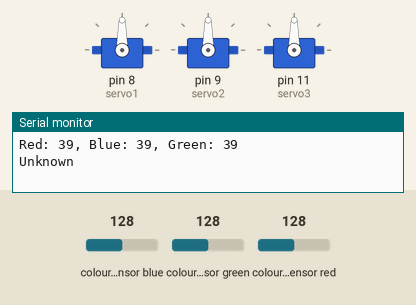
Simulated run of this sketch. Board: Arduino Uno, built with avr-gcc and run on an emulated ATmega328P. Shown: 3 × servo, the last lines printed to the serial monitor. Wiring (inferred from the names in the program): TCS3200 colour sensor: output pin 6; S2 pin 4; S3 pin 5; S0 pin 2; S1 pin 3. The test bench sets the inputs (shaded band); at power-on: colour sensor green 128, colour sensor red 128, colour sensor blue 128.

Above: at 1.2 s.
1.3 s: colour sensor green set to 135
At 2.9 s:
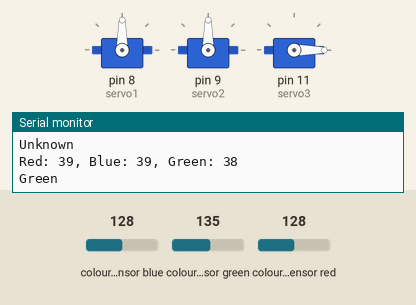
4.3 s: colour sensor red set to 134
At 5.1 s:
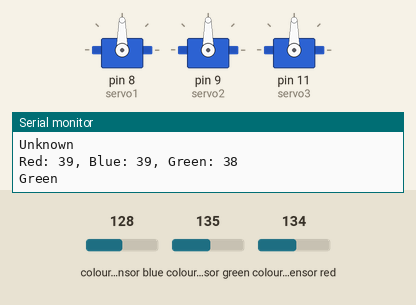
5.8 s: colour sensor red set to 250
At 8.0 s:
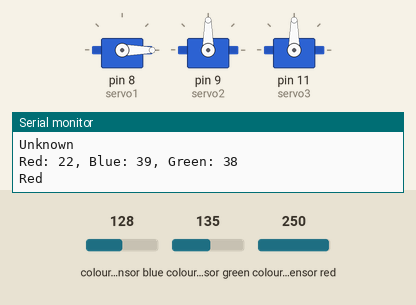
8.8 s: colour sensor red set to 5
At 12.4 s:
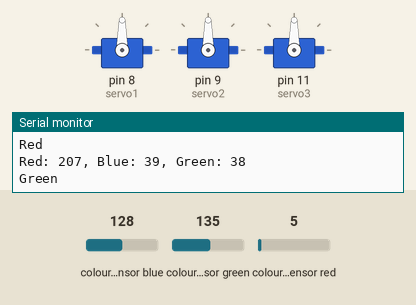
Timing chart, 0 to 12.8 s (numbered marks = the images above; inputs shaded):
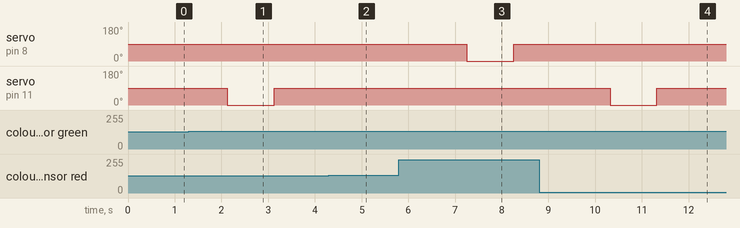

Measured:
- the behaviour switches between 131 and 132 on colour sensor green (found by bisection; images 0 and 1)
- the behaviour switches between 131 and 132 on colour sensor red (found by bisection; images 1 and 2)
- after the input at 1.3 s, servo on pin 11 (servo3): 90° → 0° after 0.83 s, → 90° 1.0 s later
- after the input at 4.3 s, servo on pin 11 (servo3): stays 90° (without the input it goes to 0° after 0.89 s)
- after the input at 5.8 s, servo on pin 8 (servo1): 90° → 0° after 1.5 s, → 90° 1.0 s later
- after the input at 8.8 s, servo on pin 8 (servo1): stays 90° (without the input it goes to 0° after 1.5 s); servo on pin 11 (servo3): 90° → 0° after 1.5 s, → 90° 1.0 s later

The sketch:

color_sorting_product.ino
```cpp
#include <Servo.h>

#define s0 2        // Module pins wiring for Arduino Uno
#define s1 3
#define s2 4
#define s3 5
#define out 6       // Note: Choose a different pin if pin 6 is used for S2

int Red = 0, Blue = 0, Green = 0;  // RGB values

Servo servo1;
Servo servo2;
Servo servo3;

void setup() {
  pinMode(s0, OUTPUT);    // Pin modes
  pinMode(s1, OUTPUT);
  pinMode(s2, OUTPUT);
  pinMode(s3, OUTPUT);
  pinMode(out, INPUT);

  servo1.attach(8); // Attach servo 1 to pin 9
  servo2.attach(9); // Attach servo 2 to pin 10
  servo3.attach(11); // Attach servo 3 to pin 11

  Serial.begin(9600);   // Initialize the serial monitor baud rate

  digitalWrite(s0, HIGH); // Putting S0/S1 on HIGH/HIGH levels means the output frequency scaling is at 100% (recommended)
  digitalWrite(s1, HIGH); // LOW/LOW is off HIGH/LOW is 20% and LOW/HIGH is 2%
}

void loop() {
  GetColors();                                     // Execute the GetColors function to get the value of each RGB color

  Serial.print("Red: ");
  Serial.print(Red);
  Serial.print(", Blue: ");
  Serial.print(Blue);
  Serial.print(", Green: ");
  Serial.println(Green);

  if (Red <= 15 && Green <= 15 && Blue <= 15) { // If the values are low it's likely the white color (all the colors are present)
    Serial.println("White");
    // Turn off all servos if white is detected
    servo1.write(90); // Stop servo 1
    servo2.write(90); // Stop servo 2
    servo3.write(90); // Stop servo 3
  } else if (Red < Blue && Red <= Green && Red < 23) { // If Red value is the lowest one and smaller than 23 it's likely Red
    Serial.println("Red");
    // Activate servo 1
    servo1.write(0); // Rotate servo 1 to position 0 degrees
    delay(1000); // Wait for servo to reach position
    servo1.write(90); // Stop servo 1
  } else if (Blue < Green && Blue < Red && Blue < 20) { // If Blue value is the lowest one and smaller than 20 it's likely Blue
    Serial.println("Blue");
    // Activate servo 2
    servo2.write(0); // Rotate servo 2 to position 0 degrees
    delay(1000); // Wait for servo to reach position
    servo2.write(90); // Stop servo 2
  } else if (Green < Red && Green < Blue && Green - Blue <= 8) { // If Green value is the lowest one and difference between Green and Blue is acceptable, it's likely Green
    Serial.println("Green");
    // Activate servo 3
    servo3.write(0); // Rotate servo 3 to position 0 degrees
    delay(1000); // Wait for servo to reach position
    servo3.write(90); // Stop servo 3
  } else {
    Serial.println("Unknown"); // if the color is not recognized, you can add as many as you want
    // Turn off all servos for unknown color
    servo1.write(90); // Stop servo 1
    servo2.write(90); // Stop servo 2
    servo3.write(90); // Stop servo 3
  }

  delay(2000); // 2s delay you can modify if you want
}

void GetColors() {
  digitalWrite(s2, LOW); // S2/S3 levels define which set of photodiodes we are using LOW/LOW is for RED LOW/HIGH is for Blue and HIGH/HIGH is for green
  digitalWrite(s3, LOW);
  Red = AveragePulseIn(out, LOW, 10); // Here we wait until "out" goes LOW, we start measuring the duration and stops when "out" is HIGH again
  delay(20);
  digitalWrite(s3, HIGH); // Here we select the other color (set of photodiodes) and measure the other colors value using the same technique
  Blue = AveragePulseIn(out, LOW, 10);
  delay(20);
  digitalWrite(s2, HIGH);
  Green = AveragePulseIn(out, LOW, 10);
  delay(20);
}

unsigned long AveragePulseIn(uint8_t pin, uint8_t state, int times) {
  unsigned long sum = 0;
  for (int i = 0; i < times; i++) {
    sum += pulseIn(pin, state);
  }
  return sum / times;
}
```
